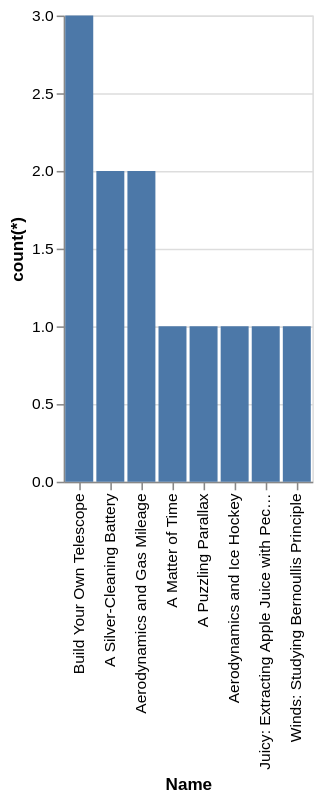

Here is the Vega-Lite specification saved for this chart:
### Vega-Lite specification from a JSON file in a GitHub repository (floating-point values rounded to 4 significant figures)
{"data": {"values": [{"x_data": "A Matter of Time", "y_data": 1}, {"x_data": "A Puzzling Parallax", "y_data": 1}, {"x_data": "A Silver-Cleaning Battery", "y_data": 2}, {"x_data": "Aerodynamics and Gas Mileage", "y_data": 2}, {"x_data": "Aerodynamics and Ice Hockey", "y_data": 1}, {"x_data": "Build Your Own Telescope", "y_data": 3}, {"x_data": "Juicy: Extracting Apple Juice with Pectinase", "y_data": 1}, {"x_data": "Winds: Studying Bernoullis Principle", "y_data": 1}]}, "mark": "bar", "encoding": {"x": {"field": "x_data", "type": "nominal", "title": "Name", "sort": {"op": "sum", "field": "y_data", "order": "descending"}}, "y": {"field": "y_data", "type": "quantitative", "title": "count(*)"}}}
